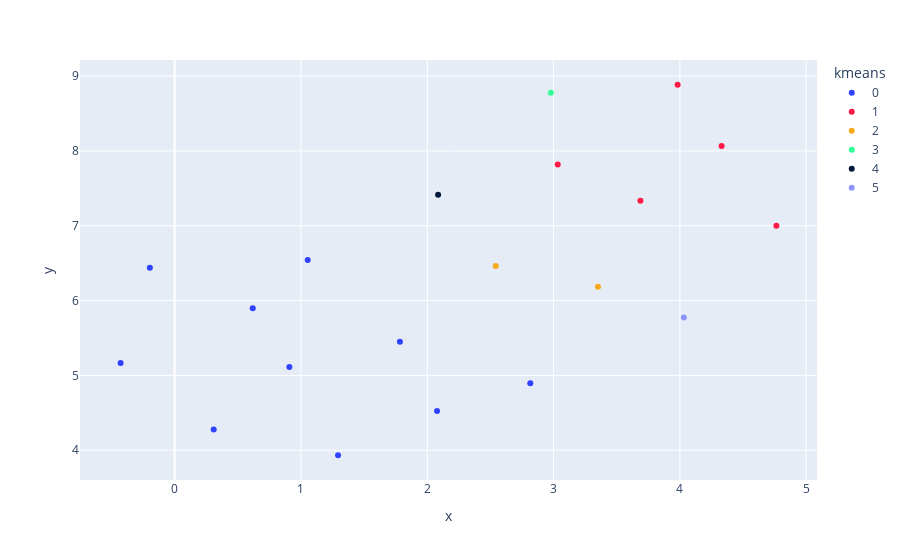

This figure's notebook cell:
### Code cell
from code_data_science import data_table as dt
from code_data_science import palette
import plotly.express as px
from sklearn.cluster import KMeans
from sklearn.manifold import TSNE
from sklearn.metrics import silhouette_score
import numpy as np
import umap


def string_to_float_array(str, delimiter=";"):
    return [float(f) for f in str.split(delimiter)]


# get data
df = dt.read_csv("../samples/embeddings.csv")
df.drop_duplicates("embedding", inplace=True)

df["embedding"] = [
    [float(f) for f in embd_str.split(";")] for embd_str in df["embedding"]
]
embds = np.array(list(df["embedding"]))


indices = umap.UMAP(n_neighbors=100, min_dist=0.7).fit_transform(embds)


x = indices[:, 0]
y = indices[:, 1]

# find best k
best_silhouette_score = -100
kmax = 6
best_k = -1

for k in range(2, kmax + 1):
    kmeans = KMeans(n_clusters=k, random_state=0, n_init=10).fit_predict(
        embds
    )  # np.column_stack([x,y])
    labels = kmeans
    if silhouette_score(embds, labels, metric="euclidean") > best_silhouette_score:
        best_kmeans = kmeans
        best_k = k

df["x"] = x
df["y"] = y
df["kmeans"] = best_kmeans.astype(
    "str"
)  # as string so the colors and legend are discrete
df.sort_values(by="kmeans", inplace=True)

colors = palette.generate_colors(best_k)

fig = px.scatter(
    df,
    x="x",
    y="y",
    log_x=False,
    color="kmeans",
    hover_name="name",
    color_discrete_sequence=colors,
)

fig.show()

### Figure 1 — Plotly figure (JSON) as saved in the notebook; plotly's stock layout.template omitted (floating-point values rounded to 4 significant figures)
{"data": [{"hovertemplate": "<b>%{hovertext}</b><br><br>kmeans=0<br>x=%{x}<br>y=%{y}<extra></extra>", "hovertext": ["main", "main", "start", "main", "main", "main", "main", "main", "main", "main"], "legendgroup": "0", "marker": {"color": "#2e42ff", "symbol": "circle"}, "mode": "markers", "name": "0", "orientation": "v", "showlegend": true, "type": "scatter", "x": [1.294, 0.6182, 2.816, -0.1963, 0.9084, 1.053, 2.078, 1.784, -0.428, 0.3091], "xaxis": "x", "y": [3.933, 5.896, 4.894, 6.437, 5.112, 6.541, 4.524, 5.45, 5.165, 4.278], "yaxis": "y"}, {"hovertemplate": "<b>%{hovertext}</b><br><br>kmeans=1<br>x=%{x}<br>y=%{y}<extra></extra>", "hovertext": ["contextLoads", "contextLoads", "contextLoads", "contextLoads", "contextLoads"], "legendgroup": "1", "marker": {"color": "#ff1947", "symbol": "circle"}, "mode": "markers", "name": "1", "orientation": "v", "showlegend": true, "type": "scatter", "x": [3.033, 4.331, 3.688, 4.764, 3.982], "xaxis": "x", "y": [7.818, 8.064, 7.333, 7.0, 8.884], "yaxis": "y"}, {"hovertemplate": "<b>%{hovertext}</b><br><br>kmeans=2<br>x=%{x}<br>y=%{y}<extra></extra>", "hovertext": ["run", "delayConfigServer"], "legendgroup": "2", "marker": {"color": "#f9a91b", "symbol": "circle"}, "mode": "markers", "name": "2", "orientation": "v", "showlegend": true, "type": "scatter", "x": [3.351, 2.542], "xaxis": "x", "y": [6.185, 6.462], "yaxis": "y"}, {"hovertemplate": "<b>%{hovertext}</b><br><br>kmeans=3<br>x=%{x}<br>y=%{y}<extra></extra>", "hovertext": ["shutdown"], "legendgroup": "3", "marker": {"color": "#33ff99", "symbol": "circle"}, "mode": "markers", "name": "3", "orientation": "v", "showlegend": true, "type": "scatter", "x": [2.979], "xaxis": "x", "y": [8.777], "yaxis": "y"}, {"hovertemplate": "<b>%{hovertext}</b><br><br>kmeans=4<br>x=%{x}<br>y=%{y}<extra></extra>", "hovertext": ["configServerRetryInterceptor"], "legendgroup": "4", "marker": {"color": "#00193c", "symbol": "circle"}, "mode": "markers", "name": "4", "orientation": "v", "showlegend": true, "type": "scatter", "x": [2.086], "xaxis": "x", "y": [7.414], "yaxis": "y"}, {"hovertemplate": "<b>%{hovertext}</b><br><br>kmeans=5<br>x=%{x}<br>y=%{y}<extra></extra>", "hovertext": ["run"], "legendgroup": "5", "marker": {"color": "#8b96ff", "symbol": "circle"}, "mode": "markers", "name": "5", "orientation": "v", "showlegend": true, "type": "scatter", "x": [4.031], "xaxis": "x", "y": [5.774], "yaxis": "y"}], "layout": {"legend": {"title": {"text": "kmeans"}, "tracegroupgap": 0}, "margin": {"t": 60}, "xaxis": {"anchor": "y", "domain": [0, 1], "title": {"text": "x"}}, "yaxis": {"anchor": "x", "domain": [0, 1], "title": {"text": "y"}}}}
